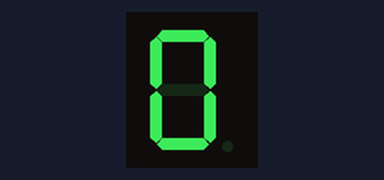
A sketch run on a simulated Arduino Uno, built with avr-gcc and run on an emulated ATmega328P. Parts: 1-digit seven-segment display. Wiring (inferred from the names in the program): 1-digit 7-segment display, segments lit when LOW: segments pin 5, pin 6, pin 7, pin 8, pin 9, pin 10, pin 11. The segment pins are drawn as the display they are named for.

Above: at 0.1 s.
At 3.1 s:
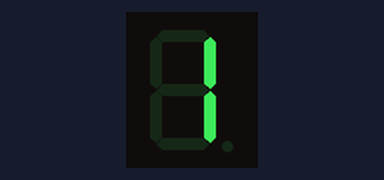
At 9.1 s:
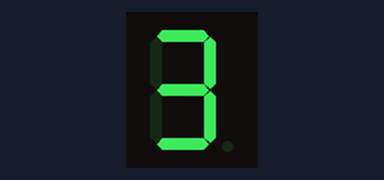
At 18.1 s:
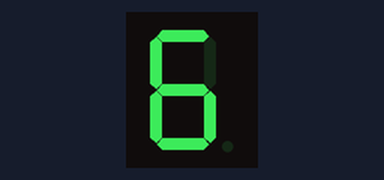
At 27.1 s:
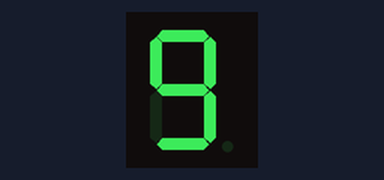
At 36.1 s:
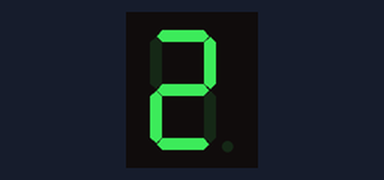

The sketch:

DISPLAY_TEST.ino
```cpp
#include <Arduino.h>

// Segment pins connected to GPIOs (A to G)
const uint8_t segmentPins[7] = {5, 6, 7, 8, 9, 10, 11};

// Digit segment map (common anode: 1 = ON → LOW output)
const uint8_t segmentMap[10][7] = {
  {1,1,1,1,1,1,0},  // 0
  {0,1,1,0,0,0,0},  // 1
  {1,1,0,1,1,0,1},  // 2
  {1,1,1,1,0,0,1},  // 3
  {0,1,1,0,0,1,1},  // 4
  {1,0,1,1,0,1,1},  // 5
  {1,0,1,1,1,1,1},  // 6
  {1,1,1,0,0,0,0},  // 7
  {1,1,1,1,1,1,1},  // 8
  {1,1,1,1,0,1,1}   // 9
};

void showDigit(int digit) {
  if (digit < 0 || digit > 9) return;

  for (int i = 0; i < 7; i++) {
    // Common anode: LOW = ON, HIGH = OFF
    digitalWrite(segmentPins[i], segmentMap[digit][i] ? LOW : HIGH);
  }
}

void setup() {
  for (int i = 0; i < 7; i++) {
    pinMode(segmentPins[i], OUTPUT);
    digitalWrite(segmentPins[i], HIGH); // start with all segments OFF
  }
}

void loop() {
  for (int i = 0; i < 7; i++) {
    // Common anode: LOW = ON, HIGH = OFF
      for (int j = 0; j < 7; j++) {
    //digitalWrite(segmentPins[j], HIGH);
  }
    //digitalWrite(segmentPins[i], LOW);
    //delay(3000);
  }


  for (int digit = 0; digit <= 9; digit++) {
    showDigit(digit);
    delay(3000); // wait 1 second
  }
}
```

Measured:
- what the display in image 1 shows lasts 3.0 s, from 3.0 s to 6.0 s
